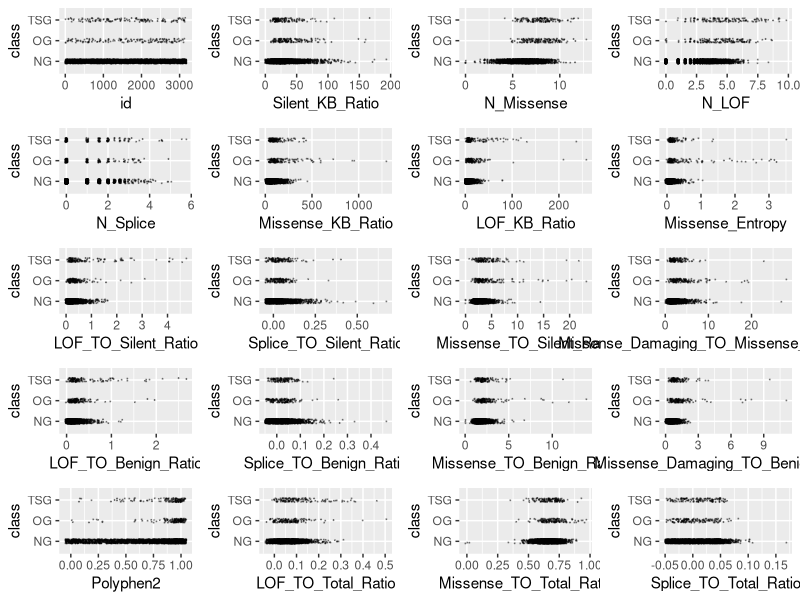
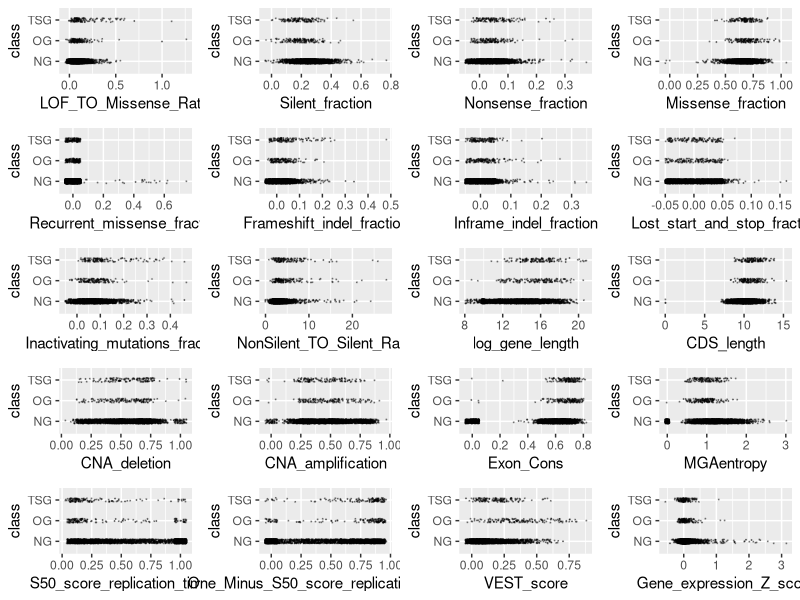
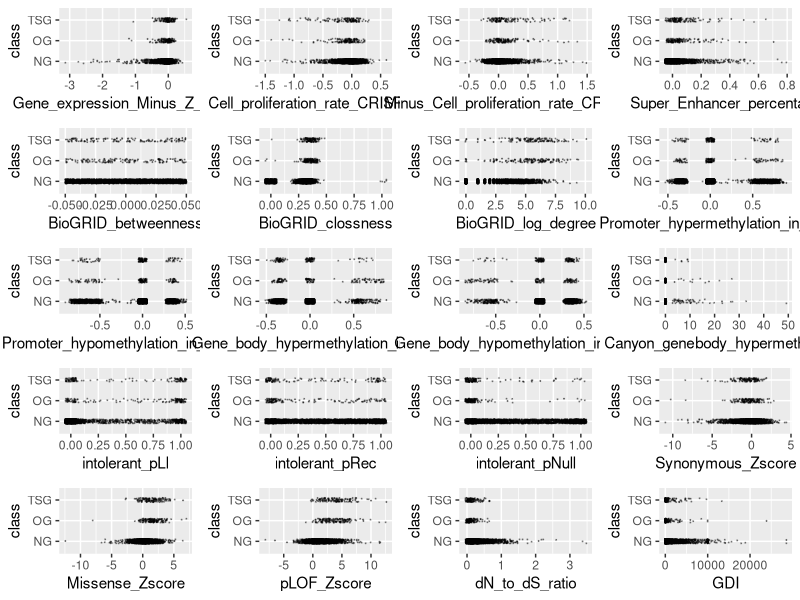
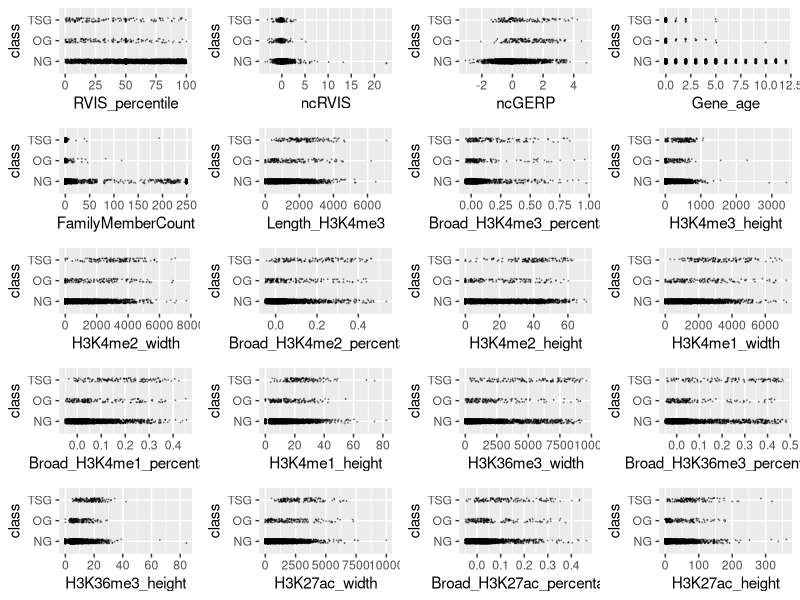
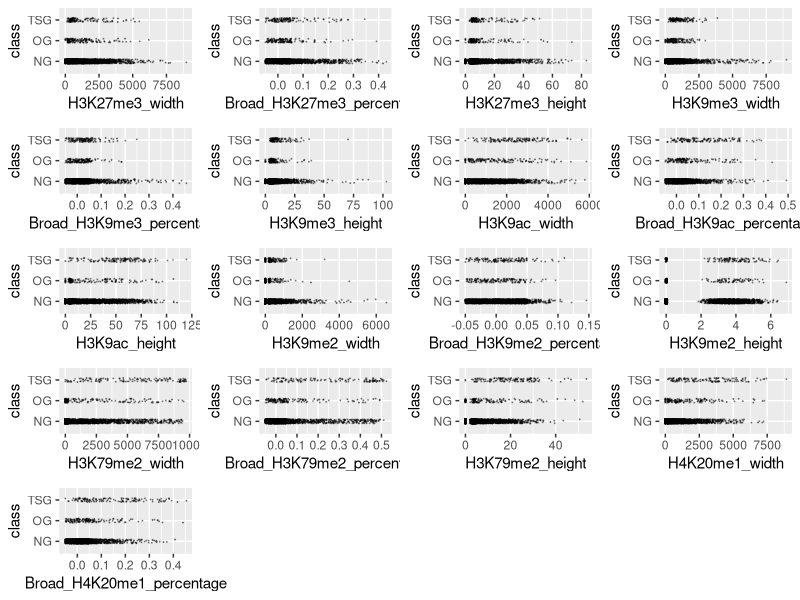
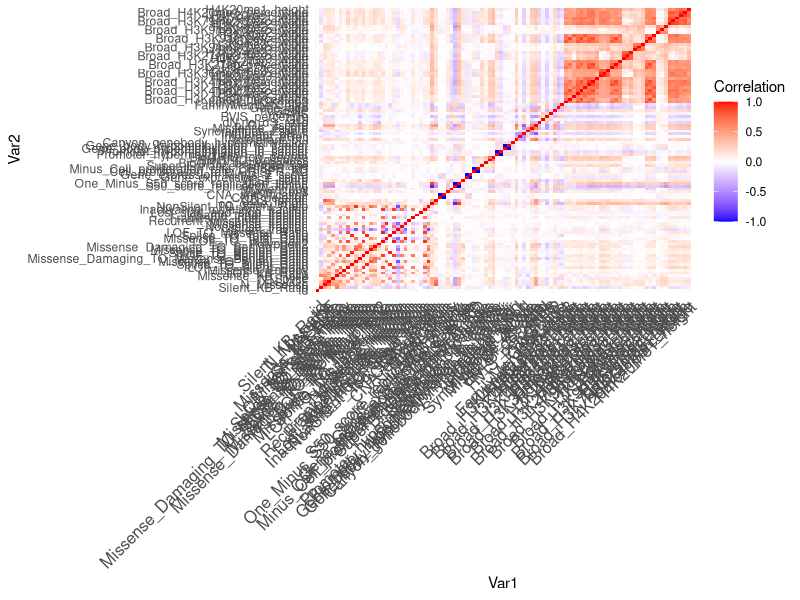
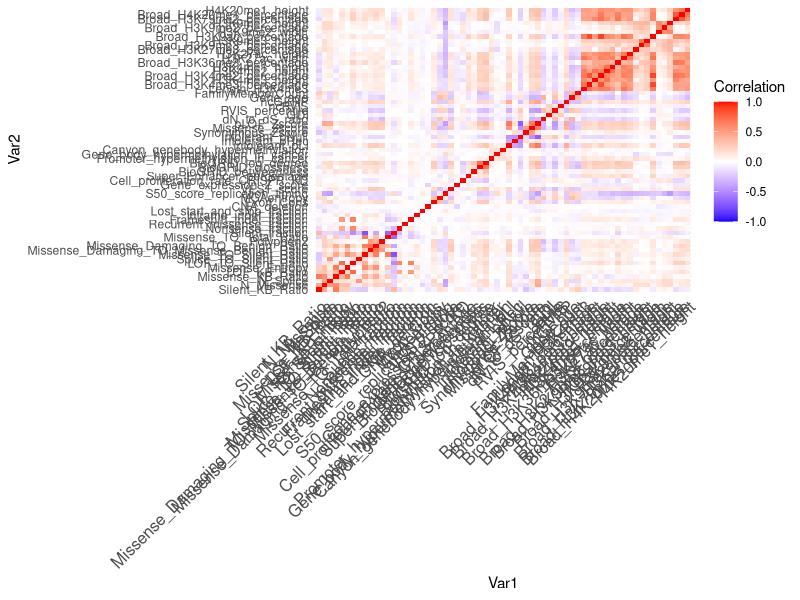
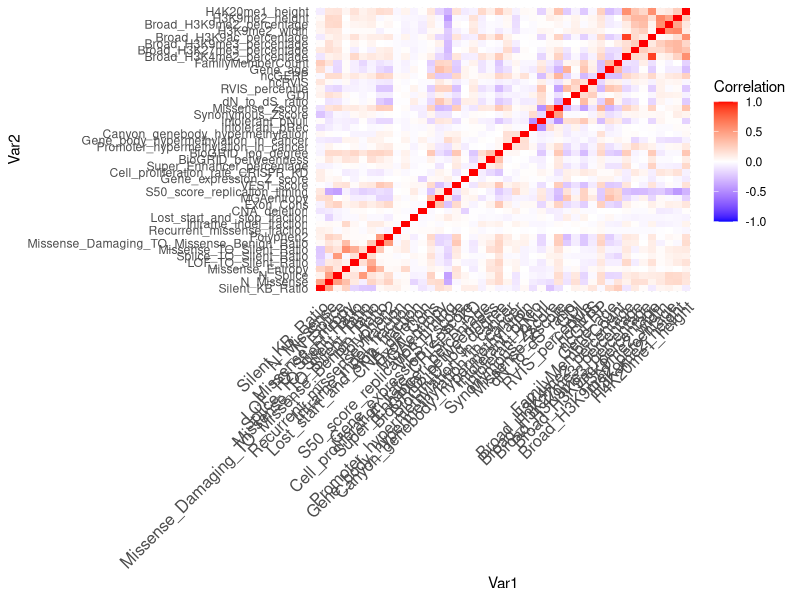

The R source for these figures, in order:
## ---- chunk 1
knitr::opts_chunk$set(echo = TRUE, comment = NA)
## ---- chunk 2
training <- read.csv("training.csv", stringsAsFactors = TRUE)
training$class <- factor(training$class)
levels(training$class) <- c("NG", "OG", "TSG")
# Create an outlier function
outlier <- function(data) {
  low <- mean(data) - 3 * sd(data)
  high <- mean(data) + 3 * sd(data)
  which(data < low | data > high)
}
# library(ggplot2)
# scatter <- function(var) {
#   ggplot(training, aes_string(var, "class")) +
#     geom_jitter(width = 0.05, height = 0.1, size = 0.1,
#                 colour = rgb(0, 0, 0, alpha = 1 / 3))
# }
# scat_plot <- lapply(names(training)[-99], scatter)
# library(gridExtra)
# grid.arrange(grobs = scat_plot[1:20], ncol = 4)
# grid.arrange(grobs = scat_plot[21:40], ncol = 4)
# grid.arrange(grobs = scat_plot[41:60], ncol = 4)
# grid.arrange(grobs = scat_plot[61:80], ncol = 4)
# grid.arrange(grobs = scat_plot[81:98], ncol = 4)
outliers <- table(unlist(lapply(training[,-99], outlier)))
outlier_index <- sort(outliers, decreasing = TRUE)
# Remove 50 most common outliers (i.e. outliers across multiple predictors)
training <- training[-as.numeric(names(outlier_index)[1:50]),]

# The below variables had outstanding outliers which we chose to remove
sort(training$Missense_TO_Silent_Ratio, decreasing = TRUE)[1:10]
training <- training[-which(training$Missense_TO_Silent_Ratio > 100), ]
sort(training$Missense_KB_Ratio, decreasing = TRUE)[1:10]
training <- training[-which(training$Missense_KB_Ratio > 2000), ]
sort(training$LOF_TO_Silent_Ratio, decreasing = TRUE)[1:10]
training <- training[-which(training$LOF_TO_Silent_Ratio > 5), ]
sort(training$Gene_expression_Z_score, decreasing = TRUE)[1:10]
training <- training[-which(training$Gene_expression_Z_score > 4), ]
sort(training$dN_to_dS_ratio, decreasing = TRUE)[1:10]
training <- training[-which(training$dN_to_dS_ratio > 5),]
sort(training$Silent_KB_Ratio, decreasing = TRUE)[1:10]
training <- training[-which(training$Silent_KB_Ratio > 200), ]
sort(training$Lost_start_and_stop_fraction, decreasing = TRUE)[1:10]
training <- training[-which(training$Lost_start_and_stop_fraction > 0.2),]
sort(training$Synonymous_Zscore, decreasing = FALSE)[1:10]
training <- training[-which(training$Synonymous_Zscore < -15), ]
numeric_training <- training[,-99]

# Lots of zeroes for some observations, so removed those observations with quite a few zeroes across predictor variables
n_zeroes <- rep(NA, nrow(numeric_training))

for(i in seq_len(nrow(numeric_training))){
  row_i_zeroes <- 0
  for(j in seq_len(ncol(numeric_training))){
    if(round(numeric_training[i,j], digits = 5) == 0){
      row_i_zeroes <- row_i_zeroes + 1
    }
  }
  n_zeroes[i] <- row_i_zeroes
}
training <- training[n_zeroes <= ncol(training) / 2, ]
## ---- chunk 3
library(ggplot2)
scatter <- function(var) {
  ggplot(training, aes_string(var, "class")) +
    geom_jitter(width = 0.05, height = 0.1, size = 0.1,
                colour = rgb(0, 0, 0, alpha = 1 / 3))
}
scat_plot <- lapply(names(training)[-99], scatter)
library(gridExtra)
grid.arrange(grobs = scat_plot[1:20], ncol = 4)
grid.arrange(grobs = scat_plot[21:40], ncol = 4)
grid.arrange(grobs = scat_plot[41:60], ncol = 4)
grid.arrange(grobs = scat_plot[61:80], ncol = 4)
grid.arrange(grobs = scat_plot[81:97], ncol = 4)
## ---- chunk 4
library(dplyr)
#function to calculate wca
score <- function (conf_mat) {
  sum(diag(conf_mat) * c(1, 20, 20)) / sum(apply(conf_mat, 2, sum) * c(1, 20, 20))
}

# Set new threshold to account for unbalanced data
classify <- function(probs, k) {
  if (any(probs[2:3] > k)) {
    subset <- probs[2:3]
    output <- which(subset == max(subset))
    if (length(output) > 1) {
        output <- sample(1:2, 1)
    }
  } else {
    output <- 0
  }
  output
}
## ---- chunk 5
library(dplyr)
library(caret)
set.seed(12)
vars <- training
cor_mtx <- round(cor(vars[, names(vars) != "class"]), 2)
library(reshape2)
melted_cor_mtx <- melt(cor_mtx)
cor_heatmap <- ggplot(data = melted_cor_mtx, aes(x = Var1, y = Var2, fill = value)) + geom_tile()
cor_heatmap <- cor_heatmap +
  scale_fill_gradient2(low = "blue", high = "red", mid = "white",
                       midpoint = 0, limit = c(-1, 1), space = "Lab", name="Correlation") + 
  theme_minimal() +
  theme(axis.text.x = element_text(angle = 45, vjust = 1, size = 12, hjust = 1))
cor_heatmap

which(abs(cor_mtx) > 0.75, arr.ind = TRUE)
# Eliminate all but one of a set of variables highly correlated with one another
correlated <- c("id", "N_LOF", "CDS_length", "LOF_TO_Benign_Ratio",
                "LOF_TO_Total_Ratio", "LOF_TO_Missense_Ratio",
                "Inactivating_mutations_fraction", "Splice_TO_Benign_Ratio",
                "Splice_TO_Total_Ratio", "Missense_TO_Benign_Ratio",
                "NonSilent_TO_Silent_Ratio", "Missense_fraction",
                "One_Minus_S50_score_replication_timing", "CNA_amplification",
                "Gene_expression_Minus_Z_score", "log_gene_length",
                "Minus_Cell_proliferation_rate_CRISPR_KD",
                "Promoter_hypomethylation_in_cancer",
                "Gene_body_hypomethylation_in_cancer",
                "H3K4me2_width", "H3K9ac_width", "H3K9ac_height",
                "Broad_H3K4me1_percentage",
                "Broad_H3K27ac_percentage", "H3K4me1_width",
                "H3K36me3_width", "H3K36me3_height",
                "H3K27me3_width", "H3K27me3_height", "H3K9me3_width",
                "H3K79me2_width", "H3K79me2_height", "H4K20me1_width")
vars <- vars[, !(names(training) %in% correlated)]
cor_mtx <- round(cor(vars[, names(vars) != "class"]), 2)
melted_cor_mtx <- melt(cor_mtx)
cor_heatmap <- ggplot(data = melted_cor_mtx, aes(x = Var1, y = Var2, fill = value)) + geom_tile()
cor_heatmap <- cor_heatmap +
  scale_fill_gradient2(low = "blue", high = "red", mid = "white",
                       midpoint = 0, limit = c(-1, 1), space = "Lab", name="Correlation") + 
  theme_minimal() +
  theme(axis.text.x = element_text(angle = 45, vjust = 1, size = 12, hjust = 1))
cor_heatmap


which(abs(cor_mtx) > 0.6, arr.ind = TRUE)
# Eliminate all but one of a set of variables highly correlated with one another
second_correlated <- c("Missense_KB_Ratio", "LOF_KB_Ratio", "Nonsense_fraction",
                       "Frameshift_indel_fraction",
                       "Missense_Damaging_TO_Benign_Ratio",
                       "Missense_TO_Total_Ratio", "Silent_fraction",
                       "BioGRID_clossness", "pLOF_Zscore",
                       "Length_H3K4me3", "Broad_H3K4me3_percentage","H3K4me2_height",
                       "H3K4me3_height", "H3K27ac_width", "H3K27ac_height",
                       "H3K4me1_height", "H3K9me3_height",
                       "Broad_H3K79me2_percentage", "intolerant_pLI",
                       "Broad_H4K20me1_percentage", "Broad_H3K36me3_percentage")

vars <- vars[, !(names(vars) %in% second_correlated)]

cor_mtx <- round(cor(vars[, names(vars) != "class"]), 2)
library(reshape2)
melted_cor_mtx <- melt(cor_mtx)
cor_heatmap <- ggplot(data = melted_cor_mtx, aes(x = Var1, y = Var2, fill = value)) + geom_tile()
cor_heatmap <- cor_heatmap +
  scale_fill_gradient2(low = "blue", high = "red", mid = "white",
                       midpoint = 0, limit = c(-1, 1), space = "Lab", name="Correlation") + 
  theme_minimal() +
  theme(axis.text.x = element_text(angle = 45, vjust = 1, size = 12, hjust = 1))
cor_heatmap
set.seed(12)
mn <- nnet::multinom(class ~ ., data = vars, model = TRUE)
tidymn <- broom::tidy(mn) %>% arrange(p.value)
tidymn <- tidymn %>% filter(p.value < 0.05)
terms <- unique(tidymn$term)[-1]
terms
cor_mtx <- round(cor(vars[, names(vars) != "class"]), 2)
library(reshape2)
melted_cor_mtx <- melt(cor_mtx)
cor_heatmap <- ggplot(data = melted_cor_mtx, aes(x = Var1, y = Var2, fill = value)) + geom_tile()
cor_heatmap <- cor_heatmap +
  scale_fill_gradient2(low = "blue", high = "red", mid = "white",
                       midpoint = 0, limit = c(-1, 1), space = "Lab", name="Correlation") + 
  theme_minimal() +
  theme(axis.text.x = element_text(angle = 45, vjust = 1, size = 12, hjust = 1))
cor_heatmap
## ---- chunk 6
vars <- training %>% select(all_of(terms), class)
set.seed(217)
thresh_list <- list()
length(thresh_list) <- 10
j <- 1
# for() loop to validate post cross-validation with WCA and varying thresholds
for (rand in ceiling(runif(10, min = 1, max = 10000000))) {
  set.seed(rand)
  vars_split <- createDataPartition(vars$class, p = 0.8, list = FALSE)
  vars_train <- vars[vars_split, ]
  vars_test <- vars[-vars_split, ]
  
  train_cont <- trainControl(method = "cv", number = 5, classProbs = TRUE, savePredictions = TRUE)
  lda_ft <- train(class ~ ., data = vars_train, method = "lda", preProc = c("center", "scale"),
                  trControl = train_cont)
  preds <- predict(lda_ft, newdata = vars_test, type = "prob")
  scores <- numeric(100)
  for (i in seq(from = 0.001, to = 0.1, by = 0.001)) {
    lda_mod <- table("pred"=apply(preds, 1, classify, k = i), "obs" = vars_test$class)
    lda_mod
    scores[i*1000] <- score(lda_mod)
  }
  thresh_list[[j]] <- scores
  j <- j + 1
}

# Plot WCA as a function of threshold for various seeds to see best threshold
thresh_vals <- c(0.001, 0.0025, 0.005, 0.01, 0.025, 0.05, 0.1)
plot(thresh_list[[1]] ~ seq(from = 0.001, to = 0.1, by = 0.001),
     type = "l", ylim = c(0.6, 0.9), col = rgb(0, 0, 0, alpha = 0.5),
     xaxt = "n", ylab = "WCA Percentage",
     xlab = "Threshold for Choosing Between (0) and (1 and 2)")
for (i in 2:10) {
  red <- 0
  green <- 0
  blue <- 0
  if (i %% 4 == 1) {red <- 0.5}
  if (i %% 4 == 2) {green <- 0.5}
  if (i %% 4 == 3) {blue <- 0.5}
  lines(seq(from = 0.001, to = 0.1, by = 0.001), thresh_list[[i]],
        col = rgb(red, green, blue, alpha = 0.5))
  
}
abline(v = thresh_vals, col = rgb(0, 0, 0, alpha = 0.5))
points(unlist(lapply(thresh_list, which.max)) * 0.001, unlist(lapply(thresh_list, max)),
       pch = 19, cex = 0.5)
axis(side = 1, at = thresh_vals, cex.axis = 0.75, las = 2)
best_thresh <- unlist(lapply(thresh_list, which.max))
median(best_thresh * 0.001)
thresh_val_scores <- matrix(nrow = 10, ncol = length(thresh_vals))
colnames(thresh_val_scores) <- thresh_vals
for (i in 1:10) {
  thresh_val_scores[i, ] <- thresh_list[[i]][thresh_vals * 1000]
}
apply(thresh_val_scores, 2, mean)
# Use threshold of 0.005 for determining when to classify as OG or TSG (highest peak)
set.seed(1234567)
vars_split <- createDataPartition(vars$class, p = 0.8, list = FALSE)
vars_train <- vars[vars_split, ]
vars_test <- vars[-vars_split, ]
train_cont <- trainControl(method = "cv", number = 5,
                           classProbs = TRUE, savePredictions = TRUE)
lda_ft <- train(class ~ ., data = vars_train, method = "lda",
                preProc = c("center", "scale"), trControl = train_cont)
preds <- predict(lda_ft, newdata = vars_test, type = "prob")
lda_mod <- table("pred" = apply(preds, 1, classify, k = 0.01),
                 "obs" = vars_test$class)
lda_mod
score(lda_mod)
## ---- chunk 7
# Write prediction model on test data
tests <- read.csv("test.csv")
preds <- predict(lda_ft, newdata = tests, type = "prob")
preds <- apply(preds, 1, classify, k = 0.01)
names(preds) <- tests$id
csv_file <- data.frame(id = tests$id,
                       class = preds)
write.csv(csv_file, "modelpredictions16.csv", row.names = FALSE)
best_mod <- read.csv("modelpredictions13.csv")
table("Best Model" = best_mod$class, csv_file$class)
mean(best_mod$class == csv_file$class)
